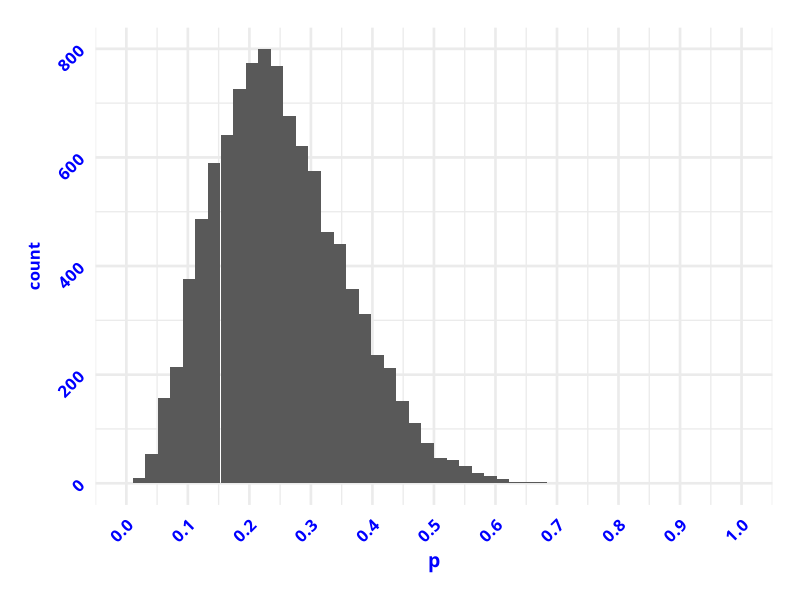
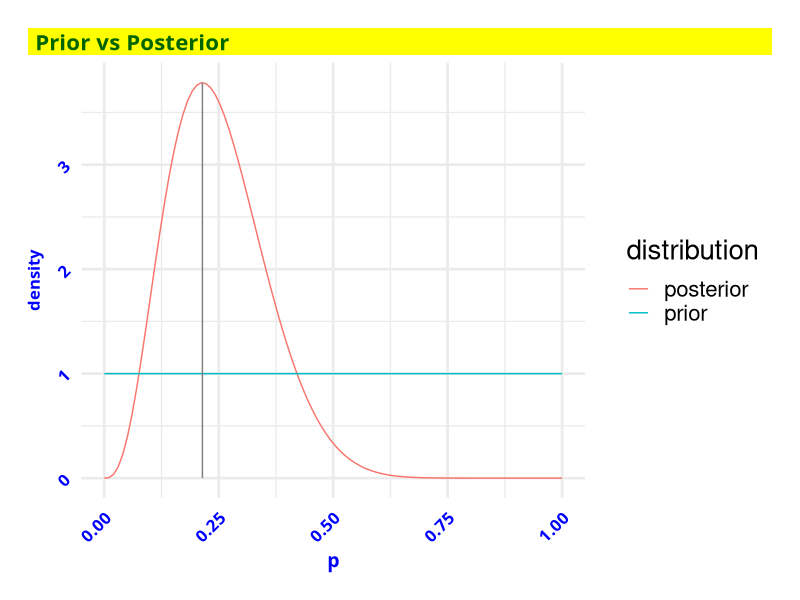
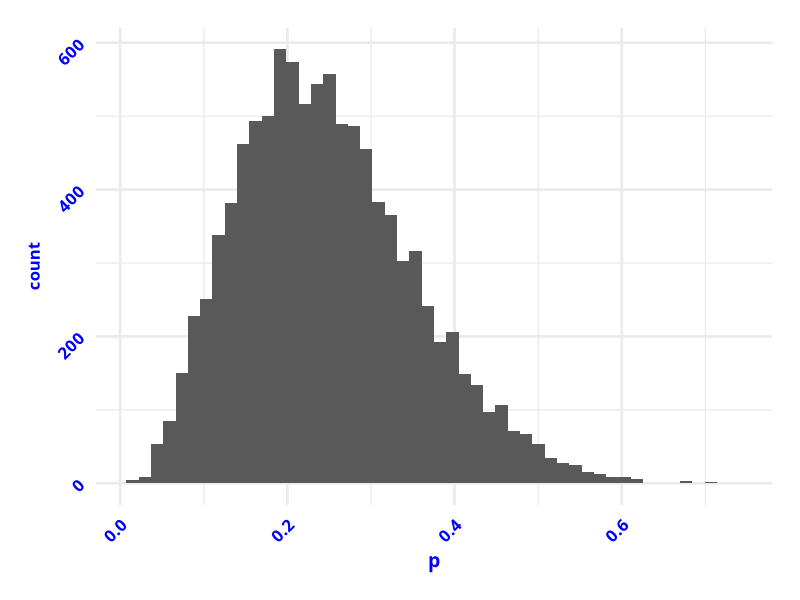
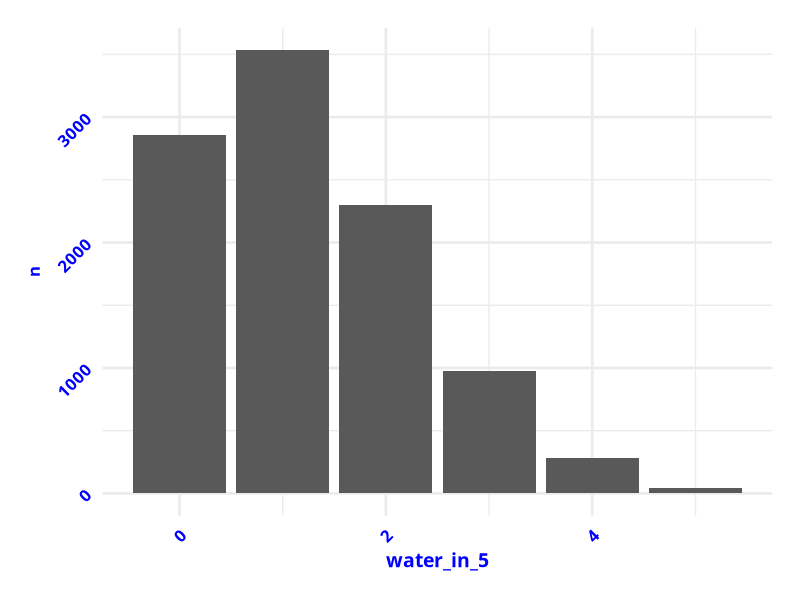

Reproduce these figures in R, in order.
## ---- chunk 1
#| label: setup
#| include: false
#| echo: false


# # load libraries - NOT NEEDED


# Force dplyr's select to take precedence
select <- dplyr::select
filter <- dplyr::filter

# Options
options(scipen = 999)
options(qic.clshade = T) # NO LONGER NEEDED; CHARTS ALL PREPARED WITH GGPLOT2 ONLY
options(qic.linecol = 'black') # NO LONGER NEEDED; CHARTS ALL PREPARED WITH GGPLOT2 ONLY
options(qic.signalcol = "firebrick") # NO LONGER NEEDED; CHARTS ALL PREPARED WITH GGPLOT2 ONLY
options(qic.targetcol = "purple") # NO LONGER NEEDED; CHARTS ALL PREPARED WITH GGPLOT2 ONLY
options(DT.options = list(dom = 'pBlfrti')) # Add buttons, filtering, and top (t) pagination controls
options(shiny.maxRequestSize = 50 * 1024^2) # Set upload maximum to 50 MB
options(tigris_use_cache = TRUE)
options(device = "RStudioGD") 


# Flextable defaults:
flextable::set_flextable_defaults(
  font.size = 14, 
  font.family = "Cabin",
  font.color = "black",
  table.layout = "fixed",
  border.color = "darkgray",
  padding.top = 3, padding.bottom = 3,
  padding.left = 4, padding.right = 4,
  line_spacing = 1.3,
  digits = 2,
  decimal.mark = ".",
  big.mark = " ",
  na_str = "<na>",
  post_process_html = identity,
  post_process_docx = identity
)

# Set global theme for consistent plots
ggplot2::theme_set(
  ggplot2::theme_minimal(base_size = 20) +
    ggplot2::theme(
      plot.title.position = "plot",
      plot.title = ggtext::element_textbox_simple(
        family = "Cabin",
        face = "bold",
        color = "darkgreen",
        size = 16,
        fill = "yellow",
        lineheight = 0.9,
        padding = ggplot2::margin(5.5, 5.5, 0.0, 5.5),
        margin = ggplot2::margin(0, 0, 5.5, 0)
      ),
      plot.subtitle = ggtext::element_textbox_simple(
        family = "Cabin",
        color = "darkgreen",
        face = "bold",
        size = 14,
        fill = "yellow",
        lineheight = 0.9,
        padding = ggplot2::margin(5.5, 5.5, 5.5, 5.5),
        margin = ggplot2::margin(0.0, 0, 5.5, 0)
      ),
      plot.caption = ggtext::element_markdown(
        family = "Cabin",
        size = 14,
        hjust = 1,
        color = "darkblue",
        face = "italic",
        fill = "yellow",
        lineheight = 1.0
      ),
      axis.text.x = ggtext::element_markdown(
        family = "Cabin",
        face = "bold",
        color = "blue",
        size = 12,
        angle = 45,
        hjust = 1
      ),
        # ggplot2::element_blank(),
      axis.title.x = ggtext::element_markdown(
        family = "Cabin",
        face = "bold",
        color = "blue",
        size = 14),
        # ggplot2::element_blank(),
      axis.text.y = ggtext::element_markdown(
        family = "Cabin",
        face = "bold",
        color = "blue",
        size = 12,
        angle = 45,
        hjust = 1
      ),
        # ggplot2::element_blank(),
      axis.title.y = ggtext::element_markdown(
        family = "Cabin",
        face = "bold",
        color = "blue",
        size = 12),
        # ggplot2::element_blank(),
      strip.text = ggtext::element_markdown(
        family = "Cabin",
        color = "black",
        size = 12,
        face = "italic",
        margin = ggplot2::margin(2, 0, 0.5, 0, "lines")
      ),
      axis.text = ggtext::element_markdown(
        family = "Cabin",
        color = "black"),
      panel.background = ggplot2::element_rect(fill = "white", color = NA),
      plot.background = ggplot2::element_rect(fill = "white", color = NA),
      legend.position = "none",
      panel.spacing.x = grid::unit(1.5, "cm"),
      panel.spacing.y = grid::unit(1.5, "cm"),
      plot.margin = ggplot2::margin(20, 20, 20, 20, "pt")
    )
)



  
# Set seed for reproducibility
base::set.seed(123)

## ---- chunk 2
# get data
data <- rep(c("W", "L"), times = c(3, 11))

# get counts
W <- sum(data == "W")  # 3
L <- sum(data == "L")  # 11

# Prior parameters (uniform)
a <- 1
b <- 1

# Naive probability for p for W
naivep <- 3/14   # 0.2142857
# print(naivep)


## ---- chunk 3

# Update uniform distribution to include new data

# Posterior: Beta(a + W, b + L) = Beta(4, 12)
samples <- tibble::tibble(
  p = stats::rbeta(n = 10000, shape1 = a + W, shape2 = b + L)
)   # take random 'x' values from beta with specified parameters and return the height of the curve at each value


# Visualize posterior with histogram
samples |>
  ggplot2::ggplot(ggplot2::aes(x = p)) +
  ggplot2::geom_histogram(bins = 50) +
  ggplot2::scale_x_continuous(
    breaks = seq(0, 1, by = 0.1),
    limits = c(0, 1)
  )


# Get mode of Beta(4, 12) to visualize peak point of updated distrib
mode_p <- (4 - 1) / (4 + 12 - 2)  # gives the peak of the density function
peak_density <- stats::dbeta(mode_p, shape1 = 4, shape2 = 12)  # returns the height of the curve (density) at the single point = mode_p


# Now visualize with density curves
densities <- tibble::tibble(
  p = seq(0, 1, length.out = 100),  # 100 evenly spaced x values between 0 - 1
  prior = stats::dbeta(p, shape1 = 1, shape2 = 1),  # returns the height of the curve (density) at all the x values of the uniform shape (=1)
  posterior = stats::dbeta(p, shape1 = 4, shape2 = 12) # returns the height of the curve (density) at all the x values of the updated shape from 0 - 1
) |>
  tidyr::pivot_longer(
    cols = c(prior, posterior), 
    names_to = "distribution", 
    values_to = "density"
  ) 

# # view it
# densities

# plot it
densities|>
  ggplot2::ggplot(ggplot2::aes(x = p, y = density, color = distribution)) +
  ggplot2::geom_line() +
  ggplot2::annotate(
    "segment",
    x = mode_p, xend = mode_p, 
    y = 0, yend = peak_density,
    color = "gray50",
    linewidth = 0.5
  ) +
  ggplot2::labs(title = "Prior vs Posterior") +
  ggplot2::theme(legend.position = "right")


## ---- chunk 4
# p is the probability of water on a single globe toss.  shape1 = (α)Prior + 'successes'     shape2 = (β)Prior + 'failures'

samples_from_post <- tibble::tibble(
  p = stats::rbeta(n = 10000, shape1 = 4, shape2 = 12)
)   # rbeta() = take n random samples as you walk along the curve created from a Beta distrib with empirically specified parameters.  shape1 = 'successes'   shape2 = 'failures' and return the height of curve at each sample point on the curve

# visualize it with histogram (don't use density curves; they are for continuous data)
samples_from_post |>
  ggplot2::ggplot(ggplot2::aes(x = p)) +
  ggplot2::geom_histogram(bins = 50)

## ---- chunk 5
# Simulate 5 tosses for each posterior sample
predictions <- samples_from_post |>
  dplyr::mutate(
    water_in_5 = stats::rbinom(n = dplyr::n(), size = 5, prob = p)
  )  # rbinom() — simulate binomial draws (n = 5, prob = posterior samples)

# Summarize and add to tibble
predictions |>
  dplyr::count(water_in_5) |>
  dplyr::mutate(prob = n / sum(n))

# Visualize - Each bar shows "how many of my 10,000 simulated samples of 5 'futures' had 0, 1, 2... waters"
predictions |>
  dplyr::count(water_in_5) |>
  ggplot2::ggplot(ggplot2::aes(x = water_in_5, y = n)) +
  ggplot2::geom_col()
## ---- chunk 6
tibble::tibble(
  Step = c("3", "3", "4", "5", "5", "6", "6", "7"),
  Function = c("stats::rbeta()", "tibble::tibble()", "ggplot2::geom_histogram()",
               "stats::rbinom()", "dplyr::mutate()", "dplyr::count()",
               "dplyr::mutate()", "ggplot2::geom_col()"),
  Purpose = c("Sample posterior (no tidy alt)", "Store samples", "Plot histogram",
              "Simulate predictions (no tidy alt)", "Add prediction column to df",
              "Get counts of each sample result", "Add column to data frame", "Plot predictive distribution as bar chart")
) |>
  flextable::flextable() |>
  flextable::add_header_lines("Key R Functions for Bayesian Globe Analysis") |>
  flextable::color(i = 1, part = "header", color = "blue") |>
  flextable::italic(i = 1, part = "header") |>
  flextable::align(i = 1, part = "header", align = "left") |>
  flextable::fontsize(i = 1, part = "header", size = 12) |>
  flextable::bg(i = 1, part = "header", bg = "white") |>
  flextable::bg(i = 2, part = "header", bg = "palegreen") |>
  flextable::autofit()
